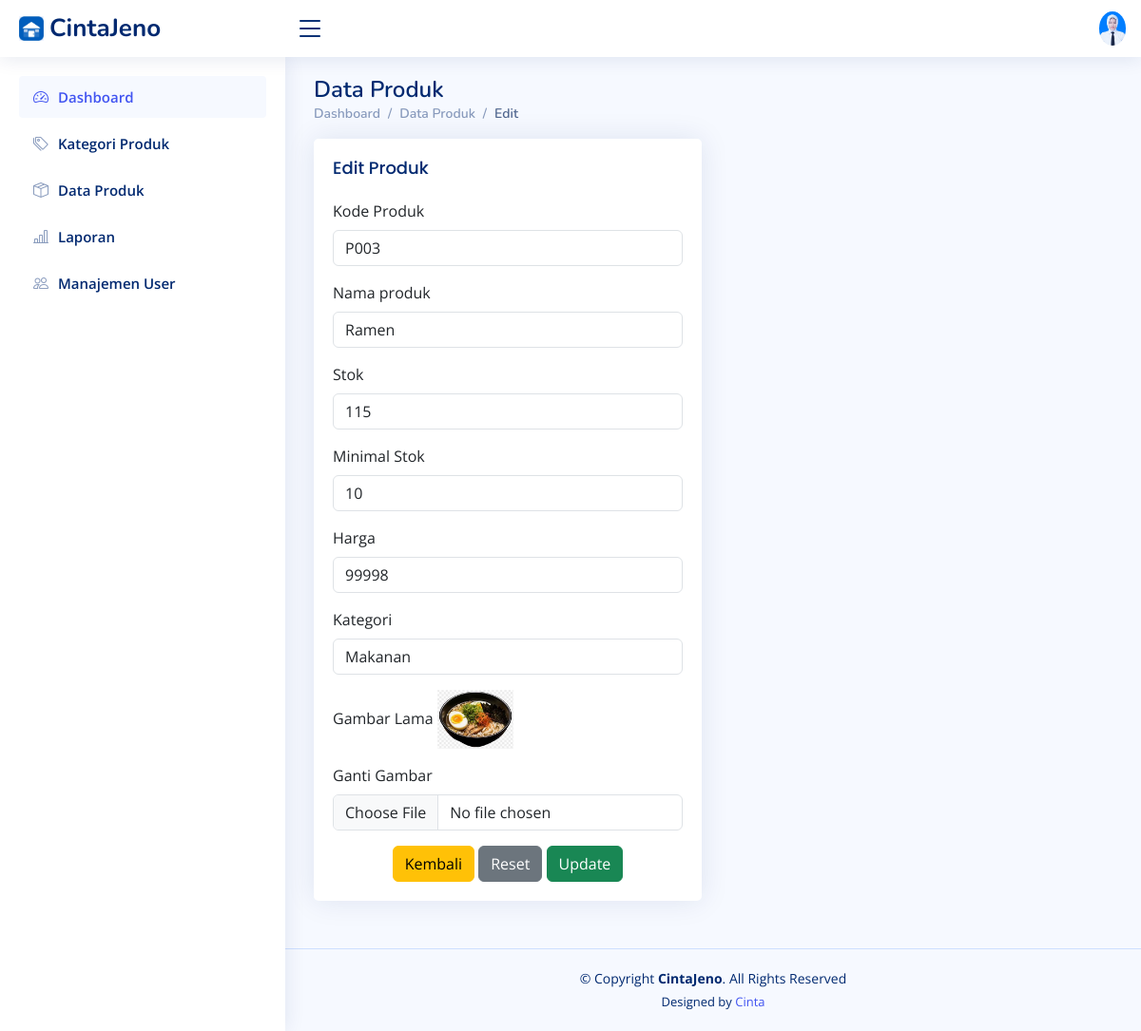
The page /e_produk.php?id=11 (signed in) on the database its author committed.
### tables this page shows
CREATE TABLE `products` (
  `id` int NOT NULL,
  `category_id` varchar(50) DEFAULT NULL,
  `product_code` varchar(150) DEFAULT NULL,
  `product_name` varchar(40) DEFAULT NULL,
  `stock` int NOT NULL DEFAULT '0',
  `min_stock` int NOT NULL DEFAULT '5',
  `price` int DEFAULT NULL,
  `gambar` varchar(225) NOT NULL,
  `created_at` timestamp NOT NULL DEFAULT CURRENT_TIMESTAMP,
  `updated_at` timestamp NOT NULL DEFAULT CURRENT_TIMESTAMP ON UPDATE CURRENT_TIMESTAMP
);

### e_produk.php (the view, shortened to what this page needs)
<?php
include "koneksi.php";
$id = isset($_GET['id']) ? $_GET['id'] : '';
$query = mysqli_query($conn, "SELECT * FROM products WHERE id='$id'");
$hasil = mysqli_fetch_array($query);
?>
<!DOCTYPE html>
<html lang="en">
<head>
    <link href="assets/vendor/bootstrap/css/bootstrap.min.css" rel="stylesheet">
    <link href="assets/vendor/bootstrap-icons/bootstrap-icons.css" rel="stylesheet">
    <link href="assets/vendor/boxicons/css/boxicons.min.css" rel="stylesheet">
    <link href="assets/vendor/quill/quill.snow.css" rel="stylesheet">
    <link href="assets/vendor/quill/quill.bubble.css" rel="stylesheet">
    <link href="assets/vendor/remixicon/remixicon.css" rel="stylesheet">
    <link href="assets/vendor/simple-datatables/style.css" rel="stylesheet">
    <link href="assets/css/style.css" rel="stylesheet">
</head>
<body>
    <header id="header" class="header fixed-top d-flex align-items-center">
        <div class="d-flex align-items-center justify-content-between">
            <a href="index.php" class="logo d-flex align-items-center">
                <img src="assets/img/logobarang.jpeg" alt="">
                <span class="d-none d-lg-block">CintaJeno</span>
            </a>
            <i class="bi bi-list toggle-sidebar-btn"></i>
        </div>
        <nav class="header-nav ms-auto">
            <ul class="d-flex align-items-center">
                <li class="nav-item dropdown pe-3">
                    <a
                        class="nav-link nav-profile d-flex align-items-center pe-0"
                        href="#"
                        data-bs-toggle="dropdown">
                        <img
                            src="assets/img/fotoprofil.jpeg"
                            alt="Profile"
                            class="rounded-circle" />
                    </a>
                </li>
            </ul>
        </nav>
    </header>
    <aside id="sidebar" class="sidebar">
        <ul class="sidebar-nav" id="sidebar-nav">
            <li class="nav-item">
                <a class="nav-link " href="index.php">
                    <i class="bi bi-speedometer2"></i>
                    <span>Dashboard</span>
                </a>
            </li>
            <li class="nav-item">
                <a class="nav-link collapsed" href="kategori_produk.php">
                    <i class="bi bi-tags"></i>
                    <span>Kategori Produk</span>
                </a>
            </li>
            <li class="nav-item">
                <a class="nav-link collapsed" href="produk.php">
                    <i class="bi bi-box-seam"></i>
                    <span>Data Produk</span>
                </a>
            </li>
            <li class="nav-item">
                <a class="nav-link collapsed" href="laporan.php">
                    <i class="bi bi-bar-chart-line"></i>
                    <span>Laporan</span>
                </a>
            </li>
            <li class="nav-item">
                <a class="nav-link collapsed" href="users.php">
                    <i class="bi bi-people"></i>
                    <span>Manajemen User</span>
                </a>
            </li>
        </ul>
    </aside>
    <main id="main" class="main">
        <div class="pagetitle">
            <h1>Data Produk</h1>
            <nav>
                <ol class="breadcrumb">
                    <li class="breadcrumb-item"><a href="index.php">Dashboard</a></li>
                    <li class="breadcrumb-item"><a href="produk.php">Data Produk</a></li>
                    <li class="breadcrumb-item active">Edit</li>
                </ol>
            </nav>
        </div>
        <section class="section">
            <div class="row">
                <div class="col-lg-6">
                    <div class="card">
                        <div class="card-body">
                            <h5 class="card-title">Edit Produk</h5>
                            <form class="row g-3" method="post" enctype="multipart/form-data">
                                <div class="col-12">
                                    <label for="kd_produk" class="form-label">Kode Produk</label>
                                    <input type="text" class="form-control" id="kd_produk" name="kd_produk" value="<?php echo $hasil['product_code']; ?>" readonly>
                                </div>
                                <div class="col-12">
                                    <label for="nm_produk" class="form-label">Nama produk</label>
                                    <input type="text" class="form-control" id="nm_produk" name="nm_produk" value="<?php echo $hasil['product_name']; ?>" required>
                                </div>
                                <div class="col-12">
                                    <label for="stok" class="form-label">Stok</label>
                                    <input type="number" class="form-control" id="stok" name="stok" value="<?php echo $hasil['stock']; ?>" required>
                                </div>
                                <div class="col-12">
                                    <label for="min_stok" class="form-label">Minimal Stok</label>
                                    <input type="number" class="form-control" id="min_stok" name="min_stok" value="<?php echo $hasil['min_stock']; ?>" required>
                                </div>
                                <div class="col-12">
                                    <label for="harga" class="form-label">Harga</label>
                                    <input type="number" class="form-control" id="harga" name="harga" value="<?php echo $hasil['price']; ?>" required>
                                </div>
                                <div class="col-12">
                                    <label for="id_kategori" class="form-label">Kategori</label>
                                    <select class="form-control" id="id_kategori" name="id_kategori" required>
                                        <?php
                                        $kategori = mysqli_query($conn, "SELECT * FROM categories");
                                        while ($k = mysqli_fetch_array($kategori)) {
                                            $selected = ($k['id'] == $hasil['category_id']) ? "selected" : "";
                                            echo "<option value='{$k['id']}' $selected>{$k['category_name']}</option>";
                                        }
                                        ?>
                                    </select>
                                </div>
                                <div class="col-12">
                                    <label class="form-label">Gambar Lama</label>
                                    <img src="produk_img/<?php echo $hasil['gambar']; ?>" width="80">
                                </div>
                                <div class="col-12">
                                    <label for="gambar" class="form-label">Ganti Gambar</label>
                                    <input type="file" class="form-control" id="gambar" name="gambar" accept="image/*">
                                </div>
                                <div class="text-center">
                                    <button type="button" class="btn btn-warning"><a href="kategori_produk.php" style="color: black; text-decoration:none;">Kembali</a></button>
                                    <button type="reset" class="btn btn-secondary">Reset</button>
                                    <button type="submit" class="btn btn-success" name="update">Update</button>
                                </div>
                            </form>
                        </div>
                    </div>
                </div>
            </div>
        </section>
    </main>
    <footer id="footer" class="footer">
        <div class="copyright">
            &copy; Copyright <strong><span>CintaJeno</span></strong>. All Rights Reserved
        </div>
        <div class="credits">
            Designed by <a href="https://www.instagram.com/floverain_">Cinta</a>
        </div>
    </footer>
</body>
</html>

### assets/css/style.css (style rules this page uses)
:root { scroll-behavior: smooth; }
body { font-family: "Open Sans", sans-serif; background: #f6f9ff; color: #444444; }
a { color: #4154f1; text-decoration: none; }
h1, h2, h3, h4, h5, h6 { font-family: "Nunito", sans-serif; }
#main { margin-top: 60px; padding: 20px 30px; transition: all 0.3s; }
.pagetitle { margin-bottom: 10px; }
.pagetitle h1 { font-size: 24px; margin-bottom: 0; font-weight: 600; color: #012970; }
.card { margin-bottom: 30px; border: none; border-radius: 5px; box-shadow: 0px 0 30px rgba(1, 41, 112, 0.1); }
.card-title { padding: 20px 0 15px 0; font-size: 18px; font-weight: 500; color: #012970; font-family: "Poppins", sans-serif; }
.card-body { padding: 0 20px 20px 20px; }
.breadcrumb { font-size: 14px; font-family: "Nunito", sans-serif; color: #899bbd; font-weight: 600; }
.breadcrumb a { color: #899bbd; transition: 0.3s; }
.breadcrumb .breadcrumb-item::before { color: #899bbd; }
.breadcrumb .active { color: #51678f; font-weight: 600; }
.logo { line-height: 1; }
@media (min-width: 1200px) { .logo { width: 280px; } }
.logo img { max-height: 26px; margin-right: 6px; }
.logo span { font-size: 26px; font-weight: 700; color: #012970; font-family: "Nunito", sans-serif; }
.header { transition: all 0.5s; z-index: 997; height: 60px; box-shadow: 0px 2px 20px rgba(1, 41, 112, 0.1); background-color: #fff; padding-left: 20px; }
.header .toggle-sidebar-btn { font-size: 32px; padding-left: 10px; cursor: pointer; color: #012970; }
.header-nav ul { list-style: none; }
.header-nav>ul { margin: 0; padding: 0; }
.header-nav .nav-profile { color: #012970; }
.header-nav .nav-profile img { max-height: 36px; }
.sidebar { position: fixed; top: 60px; left: 0; bottom: 0; width: 300px; z-index: 996; transition: all 0.3s; padding: 20px; overflow-y: auto; scrollbar-width: thin; scrollbar-color: #aab7cf transparent; box-shadow: 0px 0px 20px rgba(1, 41, 112, 0.1); background-color: #fff; }
@media (min-width: 1200px) { #main, #footer { margin-left: 300px; } }
.sidebar-nav { padding: 0; margin: 0; list-style: none; }
.sidebar-nav li { padding: 0; margin: 0; list-style: none; }
.sidebar-nav .nav-item { margin-bottom: 5px; }
.sidebar-nav .nav-link { display: flex; align-items: center; font-size: 15px; font-weight: 600; color: #4154f1; transition: 0.3; background: #f6f9ff; padding: 10px 15px; border-radius: 4px; }
.sidebar-nav .nav-link i { font-size: 16px; margin-right: 10px; color: #4154f1; }
.sidebar-nav .nav-link.collapsed { color: #012970; background: #fff; }
.sidebar-nav .nav-link.collapsed i { color: #899bbd; }
.footer { padding: 20px 0; font-size: 14px; transition: all 0.3s; border-top: 1px solid #cddfff; }
.footer .copyright { text-align: center; color: #012970; }
.footer .credits { padding-top: 5px; text-align: center; font-size: 13px; color: #012970; }

### rows shown on the page
products: kd_produk "P003", nm_produk "Ramen", stok "115", min_stok "10", harga "99998", gambar (picture)

### other values the page prints
form field id_kategori "Makanan"
